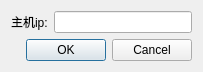
<?xml version="1.0" encoding="UTF-8"?>
<ui version="4.0">
 <class>DialogSetHost</class>
 <widget class="QDialog" name="DialogSetHost">
  <property name="geometry">
   <rect>
    <x>0</x>
    <y>0</y>
    <width>203</width>
    <height>71</height>
   </rect>
  </property>
  <property name="sizePolicy">
   <sizepolicy hsizetype="Fixed" vsizetype="Fixed">
    <horstretch>0</horstretch>
    <verstretch>0</verstretch>
   </sizepolicy>
  </property>
  <property name="windowTitle">
   <string>Dialog</string>
  </property>
  <layout class="QGridLayout" name="gridLayout">
   <item row="0" column="0">
    <layout class="QVBoxLayout" name="verticalLayout">
     <item>
      <layout class="QHBoxLayout" name="horizontalLayout">
       <item>
        <widget class="QLabel" name="label">
         <property name="text">
          <string>主机ip:</string>
         </property>
        </widget>
       </item>
       <item>
        <widget class="QLineEdit" name="lineEdit"/>
       </item>
      </layout>
     </item>
     <item>
      <widget class="QDialogButtonBox" name="buttonBox">
       <property name="orientation">
        <enum>Qt::Horizontal</enum>
       </property>
       <property name="standardButtons">
        <set>QDialogButtonBox::Cancel|QDialogButtonBox::Ok</set>
       </property>
      </widget>
     </item>
    </layout>
   </item>
  </layout>
 </widget>
 <resources/>
 <connections>
  <connection>
   <sender>buttonBox</sender>
   <signal>accepted()</signal>
   <receiver>DialogSetHost</receiver>
   <slot>accept()</slot>
   <hints>
    <hint type="sourcelabel">
     <x>192</x>
     <y>52</y>
    </hint>
    <hint type="destinationlabel">
     <x>157</x>
     <y>70</y>
    </hint>
   </hints>
  </connection>
  <connection>
   <sender>buttonBox</sender>
   <signal>rejected()</signal>
   <receiver>DialogSetHost</receiver>
   <slot>reject()</slot>
   <hints>
    <hint type="sourcelabel">
     <x>192</x>
     <y>58</y>
    </hint>
    <hint type="destinationlabel">
     <x>202</x>
     <y>70</y>
    </hint>
   </hints>
  </connection>
  <connection>
   <sender>buttonBox</sender>
   <signal>accepted()</signal>
   <receiver>DialogSetHost</receiver>
   <slot>reject()</slot>
   <hints>
    <hint type="sourcelabel">
     <x>157</x>
     <y>48</y>
    </hint>
    <hint type="destinationlabel">
     <x>200</x>
     <y>56</y>
    </hint>
   </hints>
  </connection>
 </connections>
</ui>
